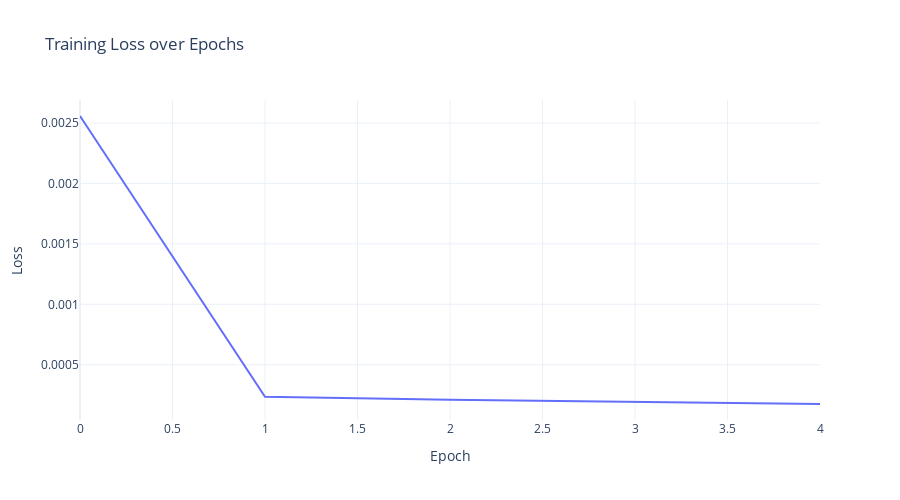

Here is the notebook cell this chart was saved with:
### Code cell
import plotly.graph_objects as go

# Assuming history is your training history object from Keras
# history = model.fit(...)

fig = go.Figure()

# Add trace for the loss history
fig.add_trace(go.Scatter(x=list(range(len(history.history['loss']))), y=history.history['loss'], mode='lines', name='Training Loss'))

# Customize the layout
fig.update_layout(
    title='Training Loss over Epochs',
    xaxis_title='Epoch',
    yaxis_title='Loss',
    template='plotly_white',
    width=900,
    height=500
)

# Show the plot
fig.show()

### Figure 1 — Plotly figure (JSON) as saved in the notebook; plotly's stock layout.template omitted (floating-point values rounded to 4 significant figures)
{"data": [{"mode": "lines", "name": "Training Loss", "type": "scatter", "x": [0, 1, 2, 3, 4], "y": [0.002557, 0.0002349, 0.0002098, 0.0001912, 0.0001756]}], "layout": {"height": 500, "title": {"text": "Training Loss over Epochs"}, "width": 900, "xaxis": {"title": {"text": "Epoch"}}, "yaxis": {"title": {"text": "Loss"}}}}
